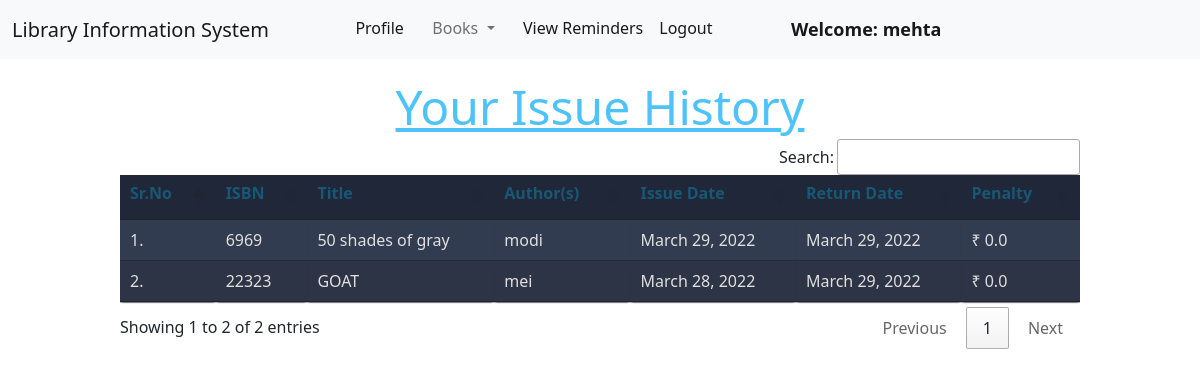
The page /member/view_issue_history/ (signed in) on the database as committed earlier.
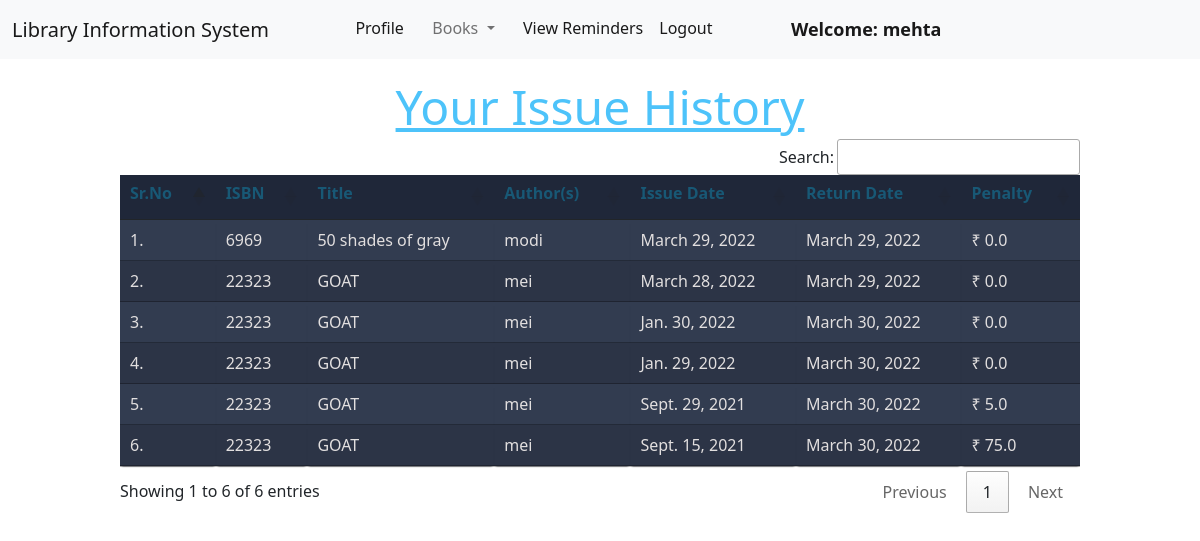
The same page on the database as committed later.
### member/models.py (models this page shows)
class IssueThread(models.Model):
    member = models.ForeignKey(Member, on_delete=models.CASCADE)
    book  = models.ForeignKey(Book, on_delete = models.CASCADE)
    issue_date = models.DateField(null= True)
    return_date = models.DateField(null= True)
    penalty = models.FloatField(default= 0.0)

### book/models.py (models this page shows, shortened)
class Book(models.Model):
    title = models.CharField(max_length=200)
    author = models.CharField(max_length=200)
    isbn = models.CharField(max_length= 15)
    rack_number = models.CharField(max_length= 10)
    issue_date = models.DateField(null= True)
    date_added = models.DateField(null=True)
    return_requested = models.BooleanField(default=False)
    last_issued_date = models.DateField(null=True)
    issue_member = models.ForeignKey("member.Member", on_delete = models.SET_NULL, null = True)

### member/views.py (the view)
# urls.py: path("view_issue_history/", views.view_issue_history, name="view_issue_history"),
@login_required(login_url = '/member/login')
def view_issue_history(request):
    issue_history = request.user.member.issuethread_set.all()
    issue_history = issue_history.order_by("-issue_date")
    return render(request, "member/view_issue_history.html", {'issue_history':issue_history})

### member/templates/member/view_issue_history.html (shortened to what this page needs)
{% extends 'member/member_navbar.html' %}
{% load static %}
{% block body %}
{% if issue_history|length > 0 %}
    <div class="container mt-4">
        <h1 class="text-center"><u>Your Issue History</u></h1>
        <table class="table table-hover" id="example">
            <thead>
                <tr>
                    <th><h1>Sr.No</h1></th>
                    <th><h1>ISBN</h1></th>
                    <th><h1>Title</h1></th>
                    <th><h1>Author(s)</h1></th>
                    <th><h1>Issue Date</h1></th>
                    <th><h1>Return Date</h1></th>
                    <th><h1>Penalty</h1></th>
                </tr>
            </thead>
            <tbody>
                {% for issue_instance in issue_history %}
                <tr>
                    <td>{{forloop.counter}}.</td>
                    <td>{{issue_instance.book.isbn}}</td>
                    <td>{{issue_instance.book.title}}</td>
                    <td>{{issue_instance.book.author}}</td>
                    <td>{{issue_instance.issue_date}}</td>
                    <td>{{issue_instance.return_date}}</td>
                    <td>&#8377 {{issue_instance.penalty}}</td>
                </tr>
                {% endfor %}
            </tbody>
        </table>
    </div>
{% else %}
    <div class="container mt-4">
        <h1 class="text-center"><u>Your Issue History</u></h1>
        <br>
        <h4 class="text-center">You do not have any books issued in the past.</h4>
    </div>
{% endif%}
{% endblock %}

### member/templates/member/member_navbar.html (shortened to what this page needs)
<!doctype html>
<html lang="en">
  <head>
    <link href="https://cdn.jsdelivr.net/npm/bootstrap@5.1.0/dist/css/bootstrap.min.css" rel="stylesheet">
    <link rel="stylesheet" href="https://cdn.datatables.net/1.10.25/css/jquery.dataTables.min.css">
    <link rel="stylesheet" href="https://cdn.datatables.net/buttons/1.7.1/css/buttons.dataTables.min.css">
  </head>
  <body>
    <nav class="navbar navbar-expand-lg navbar-light bg-light sticky-top">
        <div class="container-fluid">
          <a class="navbar-brand" href="#">Library Information System</a>
          <div class="collapse navbar-collapse" id="navbarSupportedContent">
            <ul class="navbar-nav me-auto mb-2 mb-lg-0">
              <li class="nav-item">
                <a class="nav-link active" aria-current="page" href="/member/profile/">Profile</a>
              </li>
              <li class="nav-item dropdown">
                <a class="nav-link dropdown-toggle" href="#" id="navbarDropdown" role="button" data-bs-toggle="dropdown" aria-expanded="false">
                  Books
                </a>
              </li>
              <li class="nav-item">
                <li><a class="nav-link active" href="/member/view_reminders">View Reminders</a></li>
              </li>
              <li class="nav-item">
                <a class="nav-link active" aria-current="page" href="/member/logout/">Logout</a>
              </li>
              <li class="nav-item display-msg-header">
                <a style="font-weight:600; font-family:'Segoe UI', Tahoma, Geneva, Verdana, sans-serif; font-size: large;" class="nav-link active" href="#">Welcome: {{request.user.first_name}}</a>
              </li>
            </ul>
          </div>
        </div>
      </nav>
      {% block body %}
      {% endblock %}
  </body>
</html>

### member/templates/member/view_issue_history.html (style rules this page uses)
h1 { font-size: 3em; font-weight: 300; line-height: 1em; text-align: center; color: #4dc3fa; }
.container th h1 { font-weight: bold; font-size: 1em; text-align: left; color: #185875; }
.container td { font-weight: normal; font-size: 1em; -webkit-box-shadow: 0 2px 2px -2px #0e1119; -moz-box-shadow: 0 2px 2px -2px #0e1119; box-shadow: 0 2px 2px -2px #0e1119; }
.container { text-align: left; overflow: hidden; width: 80%; margin: 0 auto; display: table; padding: 0 0 8em 0; }
.container td, .container th { padding-bottom: 2%; padding-top: 2%; padding-left: 2%; }
.container tr:nth-child(odd) { background-color: #323c50; }
.container tr:nth-child(even) { background-color: #2c3446; }
.container th { background-color: #1f2739; }
.container td { color: rgb(226, 223, 223); }

Rows that differ between the two databases and show on the page:
added IssueThread: book.isbn "22323", book "GOAT", book.author "mei", issue_date "Jan. 30, 2022", return_date "March 30, 2022", penalty "0.0"
added IssueThread: book.isbn "22323", book "GOAT", book.author "mei", issue_date "Jan. 29, 2022", return_date "March 30, 2022", penalty "0.0"
added IssueThread: book.isbn "22323", book "GOAT", book.author "mei", issue_date "Sept. 29, 2021", return_date "March 30, 2022", penalty "5.0"
added IssueThread: book.isbn "22323", book "GOAT", book.author "mei", issue_date "Sept. 15, 2021", return_date "March 30, 2022", penalty "75.0"
Other text that changed with them:
text written by a page script: "Search: Showing 1 to 2 of 2 entries Previous 1 Next" → "Search: Showing 1 to 6 of 6 entries Previous 1 Next"
